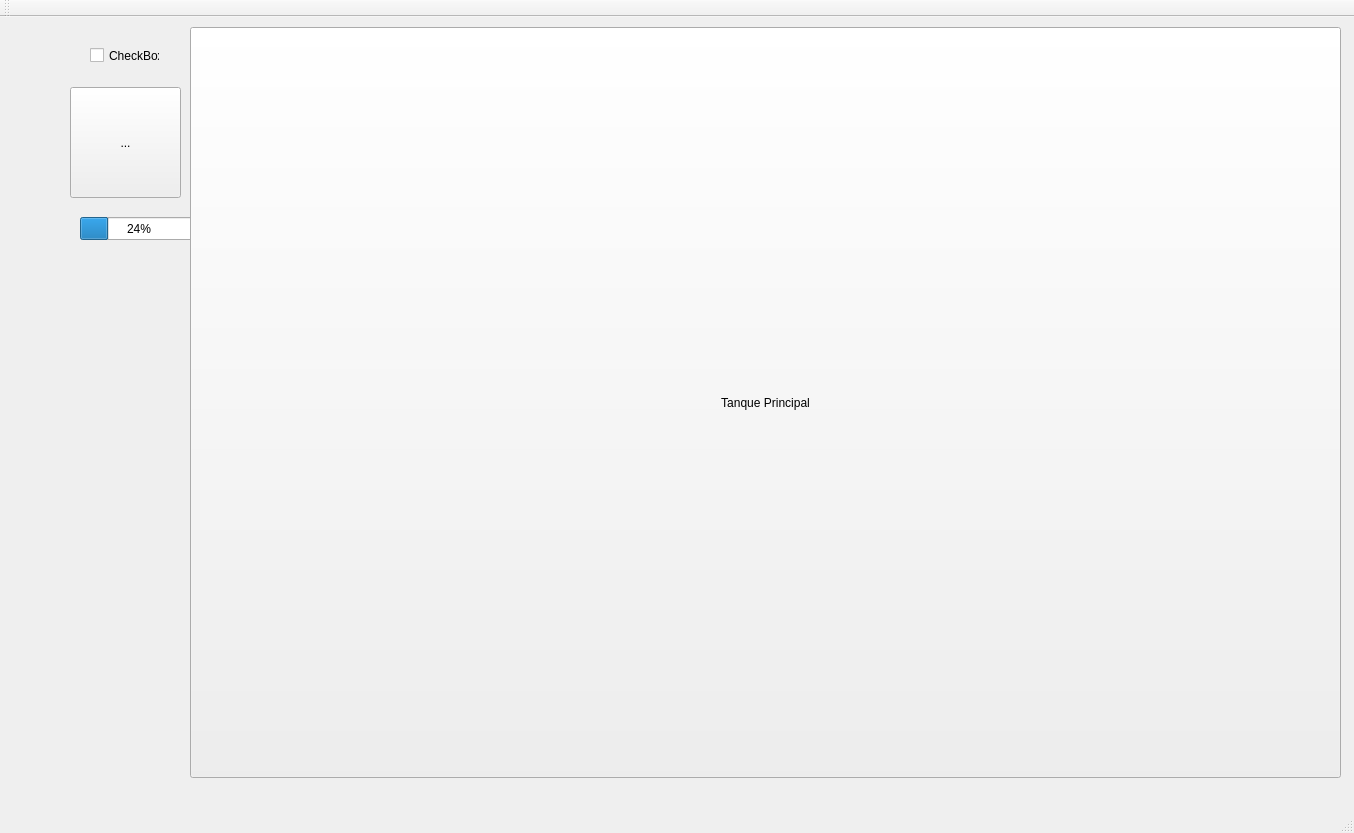
<?xml version="1.0" encoding="UTF-8"?>
<ui version="4.0">
 <class>MainWindow</class>
 <widget class="QMainWindow" name="MainWindow">
  <property name="geometry">
   <rect>
    <x>0</x>
    <y>0</y>
    <width>1354</width>
    <height>833</height>
   </rect>
  </property>
  <property name="windowTitle">
   <string>MainWindow</string>
  </property>
  <widget class="QWidget" name="centralWidget">
   <widget class="QCheckBox" name="checkBox_LED1">
    <property name="geometry">
     <rect>
      <x>90</x>
      <y>30</y>
      <width>70</width>
      <height>17</height>
     </rect>
    </property>
    <property name="text">
     <string>CheckBox</string>
    </property>
   </widget>
   <widget class="QProgressBar" name="progressBar_principal">
    <property name="geometry">
     <rect>
      <x>80</x>
      <y>200</y>
      <width>118</width>
      <height>23</height>
     </rect>
    </property>
    <property name="value">
     <number>24</number>
    </property>
   </widget>
   <widget class="Led" name="LED2">
    <property name="geometry">
     <rect>
      <x>70</x>
      <y>70</y>
      <width>111</width>
      <height>111</height>
     </rect>
    </property>
    <property name="text">
     <string>...</string>
    </property>
   </widget>
   <widget class="cedaTank" name="tanque_principal">
    <property name="geometry">
     <rect>
      <x>190</x>
      <y>10</y>
      <width>1151</width>
      <height>751</height>
     </rect>
    </property>
    <property name="text">
     <string>Tanque Principal</string>
    </property>
   </widget>
  </widget>
  <widget class="QMenuBar" name="menuBar">
   <property name="geometry">
    <rect>
     <x>0</x>
     <y>0</y>
     <width>1354</width>
     <height>21</height>
    </rect>
   </property>
  </widget>
  <widget class="QToolBar" name="mainToolBar">
   <attribute name="toolBarArea">
    <enum>TopToolBarArea</enum>
   </attribute>
   <attribute name="toolBarBreak">
    <bool>false</bool>
   </attribute>
  </widget>
  <widget class="QStatusBar" name="statusBar"/>
 </widget>
 <layoutdefault spacing="6" margin="11"/>
 <customwidgets>
  <customwidget>
   <class>Led</class>
   <extends>QToolButton</extends>
   <header>led.h</header>
  </customwidget>
  <customwidget>
   <class>cedaTank</class>
   <extends>QToolButton</extends>
   <header>cedatank.h</header>
  </customwidget>
 </customwidgets>
 <resources/>
 <connections/>
</ui>
